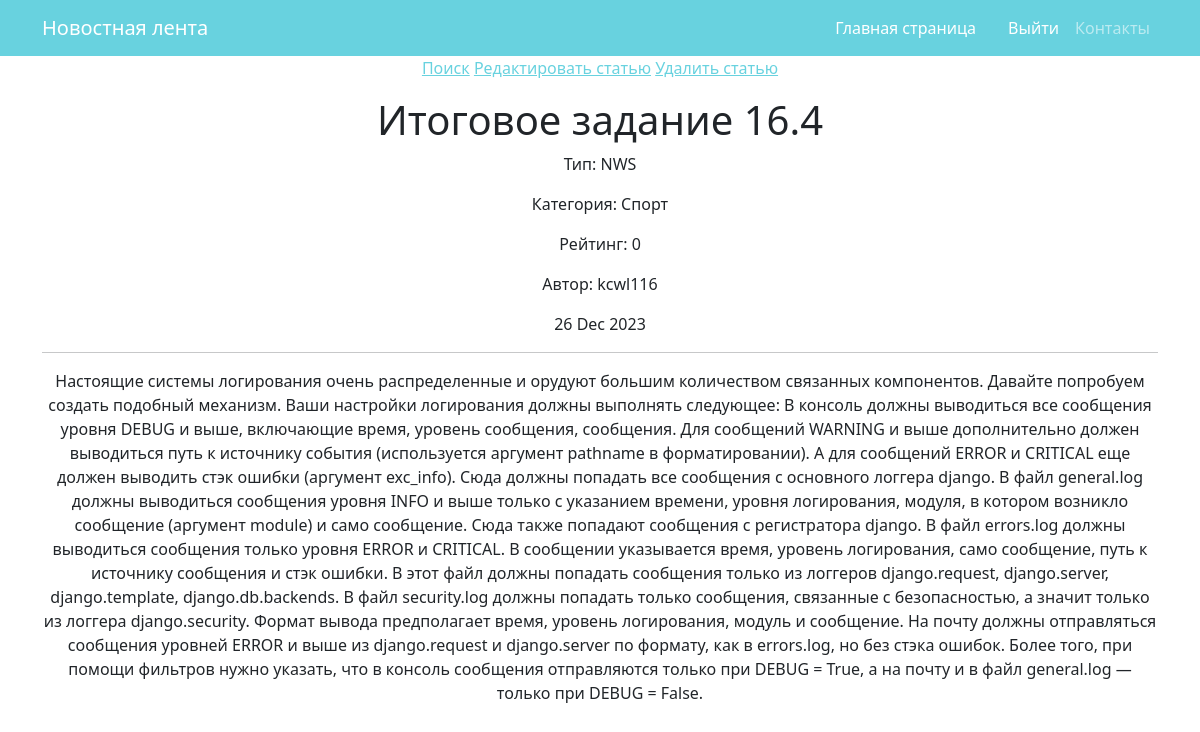
The page /news/1/ on the database its author committed.
### news/models.py (models this page shows, shortened)
class Post(models.Model):
    author = models.ForeignKey(Author, on_delete=models.CASCADE, verbose_name=pgettext_lazy('Author', 'Author'))
    type = models.CharField(max_length=7, choices=TYPE, default='NWS')
    time_in = models.DateTimeField(auto_now_add=True)
    category = models.ManyToManyField(Category, through='PostCategory')
    title = models.CharField(max_length=100)
    text = models.TextField()
    rating = models.IntegerField(default=0)

class Category(models.Model):
    name = models.CharField(max_length=40, unique=True)
    subscriber = models.ManyToManyField(User, through='CategorySubscribe', related_name='categories')
    def __str__(self):
        return self.name.title()

class Author(models.Model):
    name = models.CharField(max_length=255)
    users = models.OneToOneField(User, on_delete=models.CASCADE)
    user_rating = models.IntegerField(default=0)
    def __str__(self):
        return self.name

### news/views.py (the view, shortened to what this page needs)
# urls.py: path('<int:pk>/', PostDetail.as_view(), name='post'),
class PostDetail(DetailView):
    model = Post
    template_name = 'post.html'
    context_object_name = 'post'
    queryset = Post.objects.all()
    def get_object(self, *args, **kwargs):  # переопределяем метод получения объекта, как ни странно
        obj = cache.get(f'product-{self.kwargs["pk"]}',
                        None)  # кэш очень похож на словарь, и метод get действует так же. Он забирает значение по ключу, если его нет, то забирает None.
        if not obj:
            obj = super().get_object(queryset=self.queryset)
            cache.set(f'product-{self.kwargs["pk"]}', obj)
        return obj

### templates/post.html (shortened to what this page needs)
{% extends 'flatpages/default.html' %}
{% load cache %}
{% block content %}
{% cache 300 buttons %}
<a href="/news/search/">Поиск</a>
<a href="{%url 'edit' post.pk%}">Редактировать статью</a>
<a href="{%url 'delete' post.pk%}">Удалить статью</a>
<p>
{% endcache %}
{% if post %}
<h1>{{ post.title }}</h1>
<p> Тип: {{post.type}} </p>
<p> Категория:
    {% for cat in post.category.all %}
        {{ cat }}</p>
    {% endfor %}
<p> Рейтинг: {{post.rating}} </p>
<p> Автор: {{post.author}} </p>
<p>{{ post.time_in|date:'d M Y' }}</p>
<hr>{{ post.text }}</hr>
<br>
</p>
{% endif %}
{% endblock content %}

### rows shown on the page
Post: title "Итоговое задание 16.4", type "NWS", rating "0", author "kcwl116", time_in "26 Dec 2023", text "Настоящие системы логирования очень распределенные и орудуют большим количеством связанных компонентов. Давайте попробуем создать подобный механизм. Ваши настройки логирования должны выполнять следующее: В консоль должны выводиться все сообщения уровня DEBUG и выше, включающие время, уровень сообщения, сообщения. Для сообщений WARNING и выше дополнительно должен выводиться путь к источнику события (используется аргумент pathname в форматировании). А для сообщений ERROR и CRITICAL еще должен выводить стэк ошибки (аргумент exc_info). Сюда должны попадать все сообщения с основного логгера django. В файл general.log должны выводиться сообщения уровня INFO и выше только с указанием времени,…"
Category: name "Спорт"
